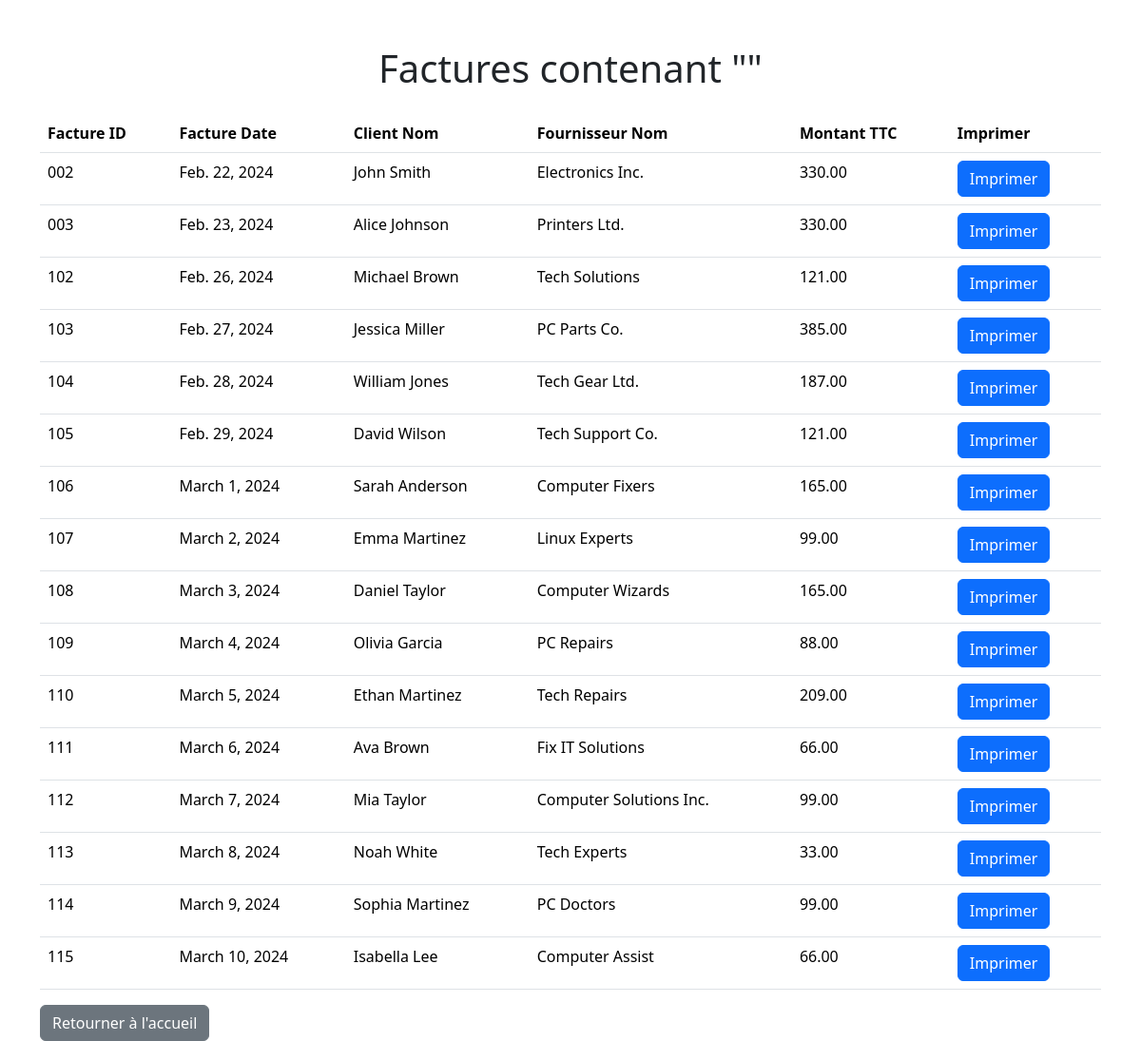
The app's page /search/ with its own data.
### cosider/models.py (models this page shows)
class Invoice(models.Model):
    invoice_id = models.CharField(max_length=100)
    invoice_date = models.DateField()
    client_name = models.CharField(max_length=100)
    supplier_name = models.CharField(max_length=100)
    total_amount = models.DecimalField(max_digits=10, decimal_places=2)
    total_ht = models.DecimalField(default=0, max_digits=10, decimal_places=2)

### cosider/views.py (the view)
# urls.py: path('search/', views.search_invoices, name='search_invoices'),
def search_invoices(request):
    if request.method == 'GET':
        query = request.GET.get('query', '')
        invoices = Invoice.objects.filter(
            Q(invoiceitem__item_label__icontains=query) |
            Q(invoiceitem__item_unit__icontains=query) |
            Q(client_name__icontains=query) |
            Q(supplier_name__icontains=query)
        ).distinct()
        return render(request, 'search_results.html', {'invoices': invoices, 'query': query})

### templates/search_results.html (shortened to what this page needs)
<!DOCTYPE html>
<html lang="en">
<head>
    <link href="https://cdn.jsdelivr.net/npm/bootstrap@5.3.3/dist/css/bootstrap.min.css" rel="stylesheet">
</head>
<body>
    <div class="container">
        <h1 class="mt-5 text-center">Factures contenant "{{ query }}"</h1>
        {% if invoices %}
        <table class="table mt-4">
            <thead>
                <tr>
                    <th>Facture ID</th>
                    <th>Facture Date</th>
                    <th>Client Nom</th>
                    <th>Fournisseur Nom</th>
                    <th>Montant TTC</th>
                    <th>Imprimer</th>
                </tr>
            </thead>
            <tbody>
                {% for invoice in invoices %}
                <tr>
                    <td>{{ invoice.invoice_id }}</td>
                    <td>{{ invoice.invoice_date }}</td>
                    <td>{{ invoice.client_name }}</td>
                    <td>{{ invoice.supplier_name }}</td>
                    <td>{{ invoice.total_amount }}</td>
                    <td>
                        <a href="{% url 'print_invoice' invoice.invoice_id %}" class="btn btn-primary">Imprimer</a>
                    </td>
                </tr>
                {% endfor %}
            </tbody>
        </table>
        <a href="{% url 'fetch_invoices' %}" class="btn btn-secondary">Retourner à l'accueil</a>
        {% else %}
        <p class="mt-4">No invoices found.</p>
        {% endif %}
    </div>
</body>
</html>

### records on screen
Invoice: invoice_id "002", invoice_date "Feb. 22, 2024", client_name "John Smith", supplier_name "Electronics Inc.", total_amount "330.00"
Invoice: invoice_id "003", invoice_date "Feb. 23, 2024", client_name "Alice Johnson", supplier_name "Printers Ltd.", total_amount "330.00"
Invoice: invoice_id "102", invoice_date "Feb. 26, 2024", client_name "Michael Brown", supplier_name "Tech Solutions", total_amount "121.00"
Invoice: invoice_id "103", invoice_date "Feb. 27, 2024", client_name "Jessica Miller", supplier_name "PC Parts Co.", total_amount "385.00"
Invoice: invoice_id "104", invoice_date "Feb. 28, 2024", client_name "William Jones", supplier_name "Tech Gear Ltd.", total_amount "187.00"
Invoice: invoice_id "105", invoice_date "Feb. 29, 2024", client_name "David Wilson", supplier_name "Tech Support Co.", total_amount "121.00"
Invoice: invoice_id "106", invoice_date "March 1, 2024", client_name "Sarah Anderson", supplier_name "Computer Fixers", total_amount "165.00"
Invoice: invoice_id "107", invoice_date "March 2, 2024", client_name "Emma Martinez", supplier_name "Linux Experts", total_amount "99.00"
Invoice: invoice_id "108", invoice_date "March 3, 2024", client_name "Daniel Taylor", supplier_name "Computer Wizards", total_amount "165.00"
Invoice: invoice_id "109", invoice_date "March 4, 2024", client_name "Olivia Garcia", supplier_name "PC Repairs", total_amount "88.00"
Invoice: invoice_id "110", invoice_date "March 5, 2024", client_name "Ethan Martinez", supplier_name "Tech Repairs", total_amount "209.00"
Invoice: invoice_id "111", invoice_date "March 6, 2024", client_name "Ava Brown", supplier_name "Fix IT Solutions", total_amount "66.00"
Invoice: invoice_id "112", invoice_date "March 7, 2024", client_name "Mia Taylor", supplier_name "Computer Solutions Inc.", total_amount "99.00"
Invoice: invoice_id "113", invoice_date "March 8, 2024", client_name "Noah White", supplier_name "Tech Experts", total_amount "33.00"
Invoice: invoice_id "114", invoice_date "March 9, 2024", client_name "Sophia Martinez", supplier_name "PC Doctors", total_amount "99.00"
Invoice: invoice_id "115", invoice_date "March 10, 2024", client_name "Isabella Lee", supplier_name "Computer Assist", total_amount "66.00"
